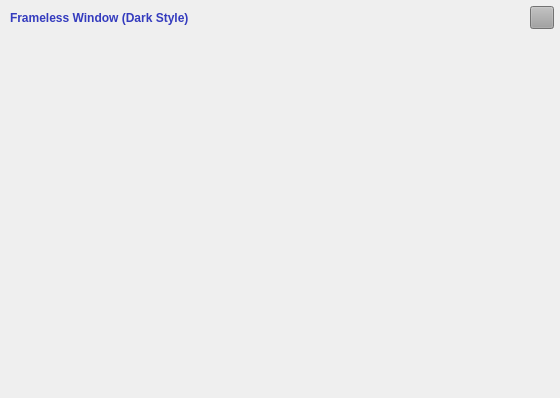
<?xml version="1.0" encoding="UTF-8"?>
<ui version="4.0">
 <class>FramelessDialog</class>
 <widget class="QWidget" name="FramelessDialog">
  <property name="geometry">
   <rect>
    <x>0</x>
    <y>0</y>
    <width>560</width>
    <height>398</height>
   </rect>
  </property>
  <property name="windowTitle">
   <string/>
  </property>
  <property name="autoFillBackground">
   <bool>false</bool>
  </property>
  <layout class="QVBoxLayout" name="verticalLayout_2">
   <property name="spacing">
    <number>0</number>
   </property>
   <property name="leftMargin">
    <number>5</number>
   </property>
   <property name="topMargin">
    <number>5</number>
   </property>
   <property name="rightMargin">
    <number>5</number>
   </property>
   <property name="bottomMargin">
    <number>5</number>
   </property>
   <item>
    <widget class="QWidget" name="windowFrame" native="true">
     <property name="autoFillBackground">
      <bool>false</bool>
     </property>
     <property name="styleSheet">
      <string notr="true"/>
     </property>
     <layout class="QVBoxLayout" name="verticalLayout">
      <property name="spacing">
       <number>0</number>
      </property>
      <property name="leftMargin">
       <number>1</number>
      </property>
      <property name="topMargin">
       <number>1</number>
      </property>
      <property name="rightMargin">
       <number>1</number>
      </property>
      <property name="bottomMargin">
       <number>1</number>
      </property>
      <item>
       <widget class="QFramelessWindowTitleBar" name="windowTitlebar" native="true">
        <property name="sizePolicy">
         <sizepolicy hsizetype="Preferred" vsizetype="Fixed">
          <horstretch>0</horstretch>
          <verstretch>0</verstretch>
         </sizepolicy>
        </property>
        <property name="minimumSize">
         <size>
          <width>0</width>
          <height>0</height>
         </size>
        </property>
        <property name="palette">
         <palette>
          <active>
           <colorrole role="WindowText">
            <brush brushstyle="SolidPattern">
             <color alpha="255">
              <red>52</red>
              <green>59</green>
              <blue>190</blue>
             </color>
            </brush>
           </colorrole>
           <colorrole role="Button">
            <brush brushstyle="SolidPattern">
             <color alpha="255">
              <red>160</red>
              <green>160</green>
              <blue>160</blue>
             </color>
            </brush>
           </colorrole>
           <colorrole role="Text">
            <brush brushstyle="SolidPattern">
             <color alpha="255">
              <red>239</red>
              <green>2</green>
              <blue>255</blue>
             </color>
            </brush>
           </colorrole>
           <colorrole role="ButtonText">
            <brush brushstyle="SolidPattern">
             <color alpha="255">
              <red>0</red>
              <green>34</green>
              <blue>255</blue>
             </color>
            </brush>
           </colorrole>
           <colorrole role="Base">
            <brush brushstyle="SolidPattern">
             <color alpha="255">
              <red>160</red>
              <green>160</green>
              <blue>160</blue>
             </color>
            </brush>
           </colorrole>
           <colorrole role="Window">
            <brush brushstyle="SolidPattern">
             <color alpha="255">
              <red>160</red>
              <green>160</green>
              <blue>160</blue>
             </color>
            </brush>
           </colorrole>
           <colorrole role="ToolTipText">
            <brush brushstyle="SolidPattern">
             <color alpha="255">
              <red>0</red>
              <green>34</green>
              <blue>255</blue>
             </color>
            </brush>
           </colorrole>
           <colorrole role="PlaceholderText">
            <brush brushstyle="SolidPattern">
             <color alpha="128">
              <red>239</red>
              <green>2</green>
              <blue>255</blue>
             </color>
            </brush>
           </colorrole>
          </active>
          <inactive>
           <colorrole role="WindowText">
            <brush brushstyle="SolidPattern">
             <color alpha="255">
              <red>52</red>
              <green>59</green>
              <blue>190</blue>
             </color>
            </brush>
           </colorrole>
           <colorrole role="Button">
            <brush brushstyle="SolidPattern">
             <color alpha="255">
              <red>160</red>
              <green>160</green>
              <blue>160</blue>
             </color>
            </brush>
           </colorrole>
           <colorrole role="Text">
            <brush brushstyle="SolidPattern">
             <color alpha="255">
              <red>239</red>
              <green>2</green>
              <blue>255</blue>
             </color>
            </brush>
           </colorrole>
           <colorrole role="ButtonText">
            <brush brushstyle="SolidPattern">
             <color alpha="255">
              <red>0</red>
              <green>34</green>
              <blue>255</blue>
             </color>
            </brush>
           </colorrole>
           <colorrole role="Base">
            <brush brushstyle="SolidPattern">
             <color alpha="255">
              <red>160</red>
              <green>160</green>
              <blue>160</blue>
             </color>
            </brush>
           </colorrole>
           <colorrole role="Window">
            <brush brushstyle="SolidPattern">
             <color alpha="255">
              <red>160</red>
              <green>160</green>
              <blue>160</blue>
             </color>
            </brush>
           </colorrole>
           <colorrole role="ToolTipText">
            <brush brushstyle="SolidPattern">
             <color alpha="255">
              <red>0</red>
              <green>34</green>
              <blue>255</blue>
             </color>
            </brush>
           </colorrole>
           <colorrole role="PlaceholderText">
            <brush brushstyle="SolidPattern">
             <color alpha="128">
              <red>239</red>
              <green>2</green>
              <blue>255</blue>
             </color>
            </brush>
           </colorrole>
          </inactive>
          <disabled>
           <colorrole role="WindowText">
            <brush brushstyle="SolidPattern">
             <color alpha="255">
              <red>120</red>
              <green>120</green>
              <blue>120</blue>
             </color>
            </brush>
           </colorrole>
           <colorrole role="Button">
            <brush brushstyle="SolidPattern">
             <color alpha="255">
              <red>160</red>
              <green>160</green>
              <blue>160</blue>
             </color>
            </brush>
           </colorrole>
           <colorrole role="Text">
            <brush brushstyle="SolidPattern">
             <color alpha="255">
              <red>120</red>
              <green>120</green>
              <blue>120</blue>
             </color>
            </brush>
           </colorrole>
           <colorrole role="ButtonText">
            <brush brushstyle="SolidPattern">
             <color alpha="255">
              <red>120</red>
              <green>120</green>
              <blue>120</blue>
             </color>
            </brush>
           </colorrole>
           <colorrole role="Base">
            <brush brushstyle="SolidPattern">
             <color alpha="255">
              <red>160</red>
              <green>160</green>
              <blue>160</blue>
             </color>
            </brush>
           </colorrole>
           <colorrole role="Window">
            <brush brushstyle="SolidPattern">
             <color alpha="255">
              <red>160</red>
              <green>160</green>
              <blue>160</blue>
             </color>
            </brush>
           </colorrole>
           <colorrole role="ToolTipText">
            <brush brushstyle="SolidPattern">
             <color alpha="255">
              <red>0</red>
              <green>34</green>
              <blue>255</blue>
             </color>
            </brush>
           </colorrole>
           <colorrole role="PlaceholderText">
            <brush brushstyle="SolidPattern">
             <color alpha="128">
              <red>0</red>
              <green>0</green>
              <blue>0</blue>
             </color>
            </brush>
           </colorrole>
          </disabled>
         </palette>
        </property>
        <property name="cursor">
         <cursorShape>ArrowCursor</cursorShape>
        </property>
        <property name="autoFillBackground">
         <bool>false</bool>
        </property>
        <property name="styleSheet">
         <string notr="true"/>
        </property>
        <layout class="QHBoxLayout" name="horizontalLayout" stretch="0,1,0">
         <property name="spacing">
          <number>0</number>
         </property>
         <property name="leftMargin">
          <number>0</number>
         </property>
         <property name="topMargin">
          <number>0</number>
         </property>
         <property name="rightMargin">
          <number>0</number>
         </property>
         <property name="bottomMargin">
          <number>0</number>
         </property>
         <item>
          <widget class="QLabel" name="spacer">
           <property name="minimumSize">
            <size>
             <width>4</width>
             <height>0</height>
            </size>
           </property>
           <property name="maximumSize">
            <size>
             <width>4</width>
             <height>16777215</height>
            </size>
           </property>
          </widget>
         </item>
         <item>
          <widget class="QLabel" name="titleText">
           <property name="font">
            <font>
             <weight>75</weight>
             <bold>true</bold>
            </font>
           </property>
           <property name="styleSheet">
            <string notr="true"/>
           </property>
           <property name="text">
            <string>Frameless Window (Dark Style)</string>
           </property>
           <property name="alignment">
            <set>Qt::AlignLeading|Qt::AlignLeft|Qt::AlignVCenter</set>
           </property>
          </widget>
         </item>
         <item>
          <widget class="QToolButton" name="closeButton">
           <property name="font">
            <font>
             <weight>75</weight>
             <bold>true</bold>
            </font>
           </property>
           <property name="styleSheet">
            <string notr="true"/>
           </property>
          </widget>
         </item>
        </layout>
       </widget>
      </item>
      <item>
       <widget class="QWidget" name="windowContent" native="true">
        <property name="sizePolicy">
         <sizepolicy hsizetype="Expanding" vsizetype="Expanding">
          <horstretch>0</horstretch>
          <verstretch>0</verstretch>
         </sizepolicy>
        </property>
        <property name="autoFillBackground">
         <bool>false</bool>
        </property>
        <property name="styleSheet">
         <string notr="true"/>
        </property>
        <layout class="QVBoxLayout" name="verticalLayout_3">
         <property name="spacing">
          <number>0</number>
         </property>
         <property name="leftMargin">
          <number>0</number>
         </property>
         <property name="topMargin">
          <number>0</number>
         </property>
         <property name="rightMargin">
          <number>0</number>
         </property>
         <property name="bottomMargin">
          <number>0</number>
         </property>
        </layout>
       </widget>
      </item>
     </layout>
    </widget>
   </item>
  </layout>
 </widget>
 <layoutdefault spacing="6" margin="11"/>
 <customwidgets>
  <customwidget>
   <class>QFramelessWindowTitleBar</class>
   <extends>QWidget</extends>
   <header>Editor/Framework/Style/FramelessWindow/FramelessWindowTitleBar.h</header>
   <container>1</container>
  </customwidget>
 </customwidgets>
 <resources/>
 <connections/>
</ui>
